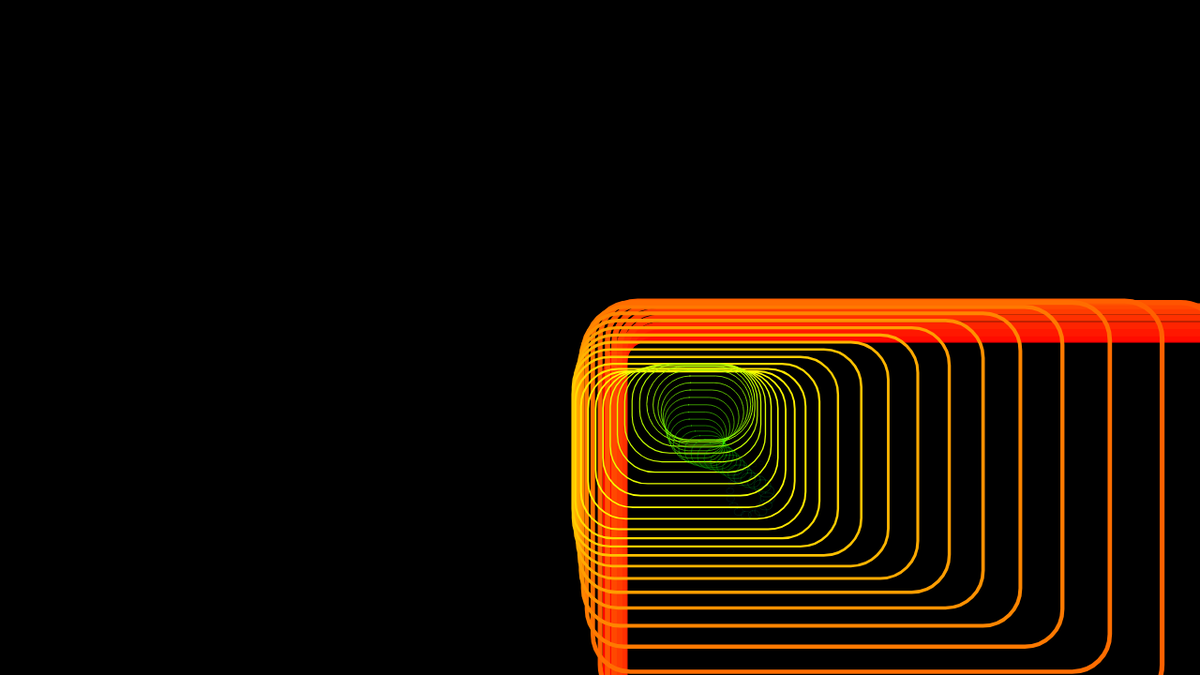
Frame 1 (no input)
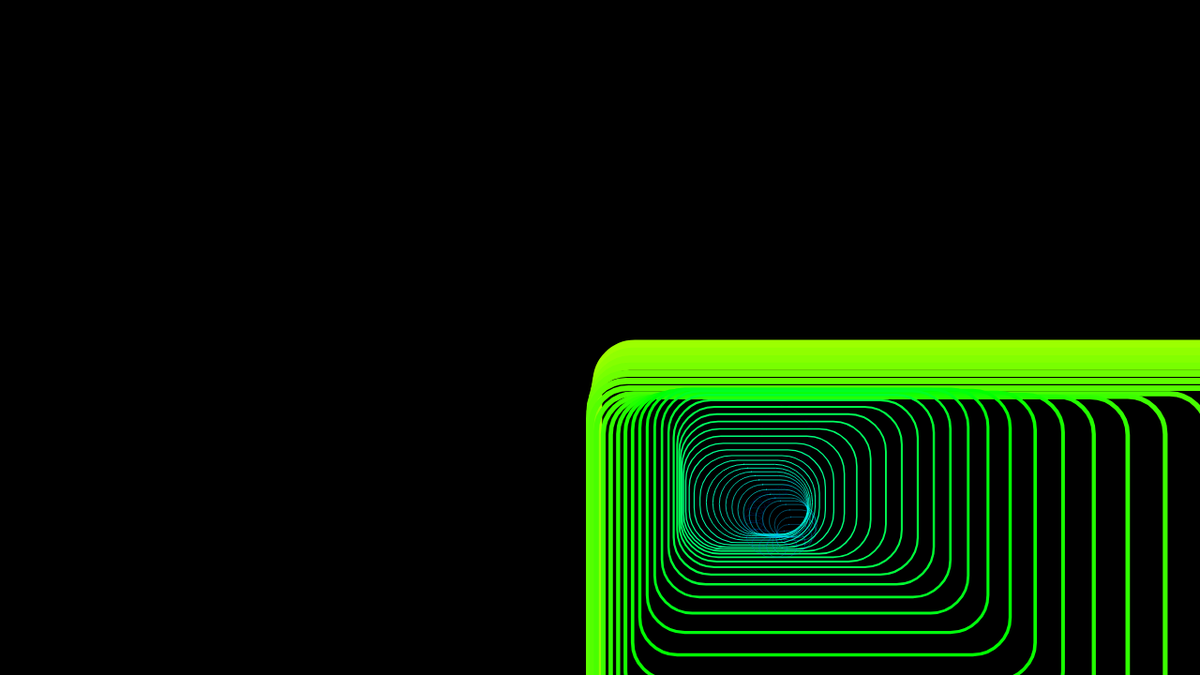
Frame 60 (no input)
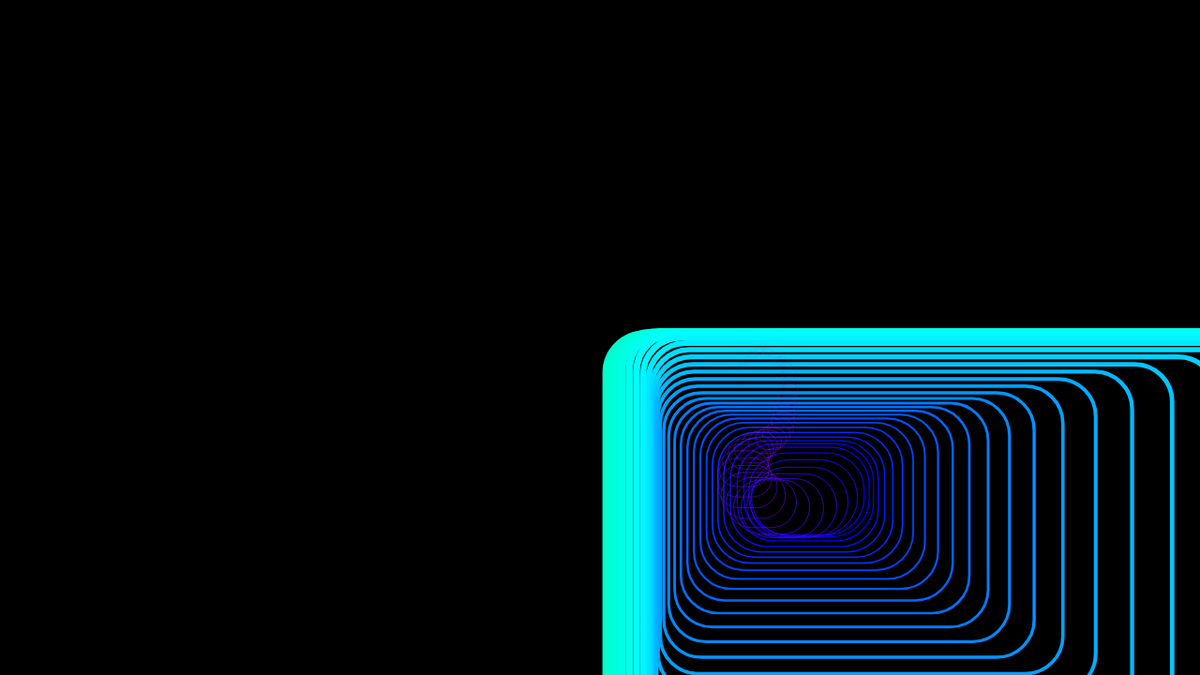
Frame 120 (the mouse pressed at the canvas centre since frame 60)

The p5.js sketch that drew these frames (run headless with seeded random() and noise() and a simulated clock; from frame 60 on, the mouse is pressed at the canvas centre):

// p5.js sketch
// ── sketch.js
let c = 0;
let n = 0;
function setup() {
  createCanvas(1280, 720);	
  colorMode(HSB,255);
  noFill();
}

function draw() {
  
	background(0);
    c += 0.2;
  let x = width/2;
  let y = height/2;
  
  for(let i=0;i<100;i++){
    let p = pow(0.92,i);
    let r = 3 * noise((i+c)*0.03)*TAU;
    x += cos(r)*8; 
    y += sin(r)*8; 
    stroke((n+i*2)%255,y,x);
    strokeWeight(10*p);
    rect(x,y,p*1168,p*834,40);
    n += 0.01;
  }
}
